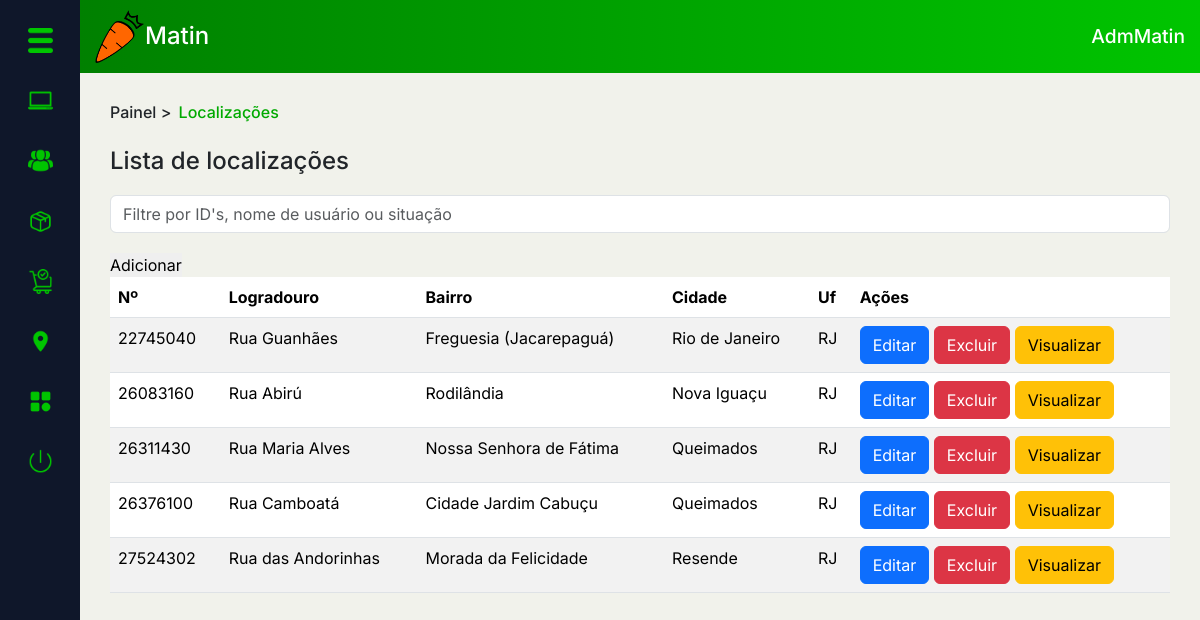
/PAGES/dashboard.php?page=loc_list (signed in), run on the app's committed database.
### tables this page shows
CREATE TABLE `usuario` (
  `idUsu` int(11) NOT NULL,
  `nome_usu` varchar(50) NOT NULL,
  `ativo` enum('0','1') NOT NULL DEFAULT '1',
  `data_criacao` date NOT NULL,
  `email_usu` varchar(100) NOT NULL,
  `senha_usu` varchar(45) NOT NULL,
  `tel_usu` varchar(45) NOT NULL,
  `fotos_usu` varchar(45) NOT NULL DEFAULT 'sem_foto.png',
  `premium` enum('0','1') NOT NULL,
  `NR` varchar(45) NOT NULL,
  `comp` varchar(45) NOT NULL,
  `TCIR` enum('CPF','CNPJ') NOT NULL,
  `NRCIR` varchar(45) NOT NULL,
  `nvl_usu` enum('A','F','C') NOT NULL DEFAULT 'C',
  `Local_CEP` int(11) NOT NULL,
  `tipoLocal` enum('casa','trabalho') NOT NULL,
  `infoAddLocal` varchar(100) NOT NULL,
  `qnt_vendas_usuario` int(11) NOT NULL DEFAULT 0,
  `visto_por_ultimo` datetime DEFAULT NULL,
  `usu_online` tinyint(1) DEFAULT 0
);

CREATE TABLE `local` (
  `CEP` int(11) NOT NULL,
  `Logradouro` varchar(45) NOT NULL,
  `Bairro` varchar(45) NOT NULL,
  `Cidade` varchar(45) NOT NULL,
  `UF` varchar(45) NOT NULL
);

### MODEL/autenticacao.php (called while the page is built, shortened)
<?php
function pegarIDUsuario(){
    return $_SESSION['idUsu'];
}
?>

### PAGES/DASHBOARD/loc_list.php (the view, shortened to what this page needs)
<div class="conteudo" id="conteudo3">
    <div class="top-cont">
        <div class="local">
            <h6><a href="../DASHBOARD/adminDash.php">Painel</a> > <mark>Localizações</mark></h6>
        </div>
    </div>
    <div class="main-cont">
        <div class="main-tit">
            <h4>Lista de localizações</h4>
        </div>
        <div class="pesq">
            <div class="input-group flex-nowrap search-bar">
                <input type="search" class="form-control" placeholder="Filtre por ID's, nome de usuário ou situação" aria-label="Search" aria-describedby="addon-wrapping">
            </div>
            <a href="?page=add_loc"><button class="btnAdd" type="button">Adicionar</button></a>
        </div>
        <table class="table table-striped">
            <thead>
                <tr>
                    <th scope="col">Nº</th>
                    <th scope="col">Logradouro</th>
                    <th scope="col">Bairro</th>
                    <th scope="col">Cidade</th>
                    <th scope="col">Uf</th>
                    <th scope="col">Ações</th>
                </tr>
            </thead>
            <tbody>
                <?php
                $selectQ = "SELECT * FROM local ORDER BY CEP";
                $selectP = $cx->prepare($selectQ);
                $selectP->setFetchMode(PDO::FETCH_ASSOC);
                $selectP->execute();
                $total = $selectP->rowCount();
                if ($total == 0) {
                    echo "<p class='txtVermelho'>Não há registros no momento...</p>";
                } else {
                    while ($dados = $selectP->fetch()) {
                        echo "<tr>";
                        echo "<td scope='row'>{$dados['CEP']}</td>";
                        echo "<td>{$dados['Logradouro']}</td>";
                        echo "<td>{$dados['Bairro']}</td>";
                        echo "<td>{$dados['Cidade']}</td>";
                        echo "<td>{$dados['UF']}</td>";
                        echo "<td><a href='#'><button type='button' class='btn btn-primary'>Editar</button></a> <a href='#'><button type='button' class='btn btn-danger'>Excluir</button></a> <a href='#'><button type='button' class='btn btn-warning'>Visualizar</button></a></td>";
                        echo "</tr>";
                    }
                }
                ?>
            </tbody>
        </table>
    </div>
</div>

### PAGES/DASHBOARD/headerDash.php (shortened to what this page needs)
<?php
if (isset($idUsu)) {
    $selectQ = "SELECT * FROM usuario WHERE idUsu = $idUsu";
    $selectP = $cx->prepare($selectQ);
    $selectP->execute();
    $dados = $selectP->fetch(PDO::FETCH_ASSOC);
}
?>
<nav class="d-flex justify-content-between align-items-center header">
    <a href="../index.php">
        <div class="logo">
            <figure>
                <img src="../IMAGES/matin-logo-png.png" alt="Matin">
            </figure>
            <h1>Matin</h1>
        </div>
    </a>
    <div class="usuario">
        <h1><?php echo $dados['nome_usu'] ?></h1>
    </div>
</nav>

### ASSETS/GERAL.css (style rules this page uses)
:root { --preto00: black; --pretoAzulado: #0F172A; --branco00: white; --cinza00: #C1C1C1; --cinza01: #898989; --cinza02: #D9D9D9; --cinza03: #EAEAEA; --cinza04: #ABABAB; --laranja00: #FF6600; --laranja01: #FF9F5F; --laranjaClaro: #FFE0CC; --laranjaPressed: #d66215; --vermelho00: #FF2A2A; --vermelhoAviso: #B00000; --azulClaro: #009EBB; --verde00: #008000; --verde01: #00C500; --verde02: #00AA00; --verdePressed: #035f03; --bege00: #F1F2EB; --bege01: #F5FBEF; --bege02: #E5E0E0; --bege03: #F2EEEB; --fonte01: 'Inter', serif; }

### ASSETS/PAGINAS-CSS/dashboard.css (style rules this page uses)
body { background-color: var(--bege00) !important; }

### PAGES/DASHBOARD/sidebarDash.php (style rules this page uses)
h6, h5 { margin: 0 !important; }
img { width: 25px; }

### PAGES/DASHBOARD/headerDash.php (style rules this page uses)
.header { background: linear-gradient(to right, var(--verde00), var(--verde01)); padding: 10px 15px; width: 100%; }
a { margin: 0; text-decoration: none; }
figure, h1 { margin: 0; }
nav .logo h1 { font-size: 1.5em; color: var(--branco00); }
.usuario, .logo { display: flex; align-items: center; }
nav .usuario h1 { font-size: 1.2em; color: var(--branco00); }
.logo figure img { width: 50px; }

### PAGES/DASHBOARD/loc_list.php (style rules this page uses)
#conteudo3 { padding: 30px; }
h6 a { color: var(--preto); text-decoration: none; }
mark { background-color: transparent !important; color: var(--verde02); }
.search-bar { margin: 20px 0 !important; }

### data on the page
usuario: nome_usu "AdmMatin"
local: CEP "22745040", Logradouro "Rua Guanhães", Bairro "Freguesia (Jacarepaguá)", Cidade "Rio de Janeiro", UF "RJ"
local: CEP "26083160", Logradouro "Rua Abirú", Bairro "Rodilândia", Cidade "Nova Iguaçu", UF "RJ"
local: CEP "26311430", Logradouro "Rua Maria Alves", Bairro "Nossa Senhora de Fátima", Cidade "Queimados", UF "RJ"
local: CEP "26376100", Logradouro "Rua Camboatá", Bairro "Cidade Jardim Cabuçu", Cidade "Queimados", UF "RJ"
local: CEP "27524302", Logradouro "Rua das Andorinhas", Bairro "Morada da Felicidade", Cidade "Resende", UF "RJ"
